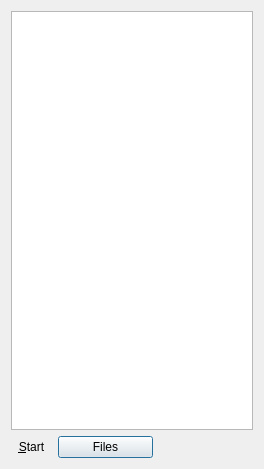
<?xml version="1.0" encoding="UTF-8"?>
<ui version="4.0">
 <class>DialogClass</class>
 <widget class="QDialog" name="DialogClass">
  <property name="geometry">
   <rect>
    <x>0</x>
    <y>0</y>
    <width>264</width>
    <height>469</height>
   </rect>
  </property>
  <property name="windowTitle">
   <string>Peers</string>
  </property>
  <layout class="QGridLayout" name="gridLayout">
   <item row="0" column="0" colspan="3">
    <widget class="QListWidget" name="peerList"/>
   </item>
   <item row="1" column="0">
    <widget class="QToolButton" name="startToolButton">
     <property name="toolTip">
      <string/>
     </property>
     <property name="text">
      <string>&amp;Start</string>
     </property>
     <property name="icon">
      <iconset resource="systray.qrc">
       <normaloff>:/images/user-online.png</normaloff>:/images/user-online.png</iconset>
     </property>
     <property name="iconSize">
      <size>
       <width>22</width>
       <height>22</height>
      </size>
     </property>
     <property name="autoRaise">
      <bool>true</bool>
     </property>
    </widget>
   </item>
   <item row="1" column="1">
    <widget class="QPushButton" name="filesButton">
     <property name="text">
      <string>Files</string>
     </property>
    </widget>
   </item>
   <item row="1" column="2">
    <widget class="QLabel" name="updateNumOfPeers">
     <property name="text">
      <string/>
     </property>
    </widget>
   </item>
  </layout>
 </widget>
 <layoutdefault spacing="6" margin="11"/>
 <tabstops>
  <tabstop>peerList</tabstop>
 </tabstops>
 <resources>
  <include location="systray.qrc"/>
 </resources>
 <connections/>
</ui>
